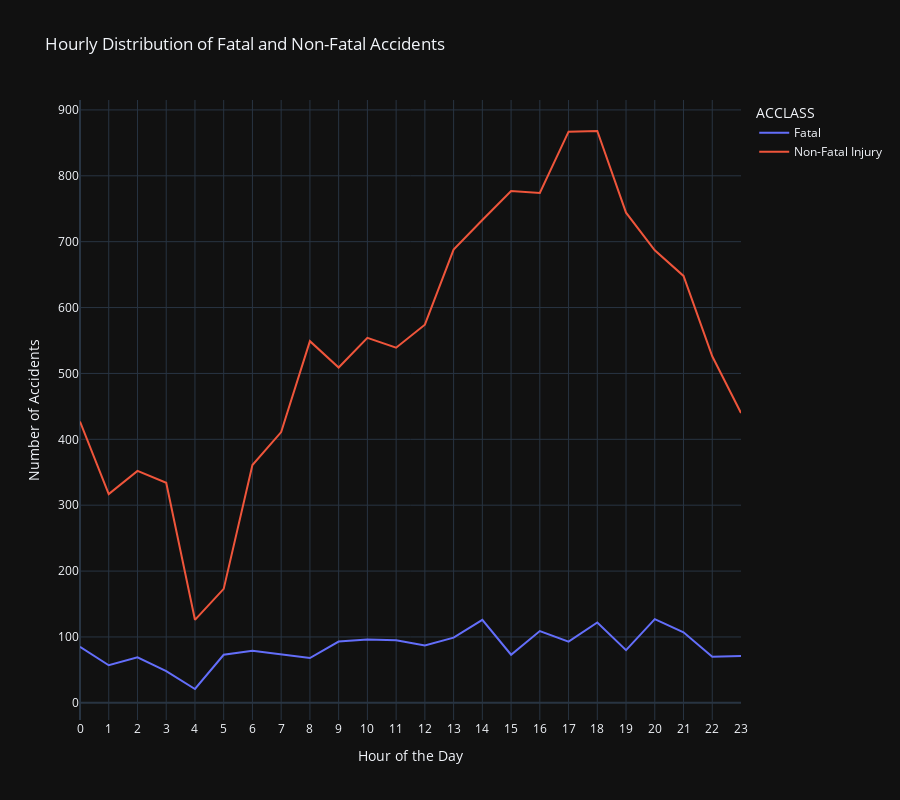

The notebook cell this image was saved under:
### Markdown cell above
**Accident distribution each hour of the day.**

### Code cell
# Group by 'HOUR' and 'ACCLASS' 
# count occurances

hourly_distribution = df.groupby(['HOUR', 'ACCLASS']).size().reset_index(name='counts')

# define line plot
fig = px.line(hourly_distribution, x='HOUR', y='counts', color='ACCLASS',
              labels={'counts':'Number of Accidents', 'HOUR':'Hour of the Day'},
              title='Hourly Distribution of Fatal and Non-Fatal Accidents', 
              template='plotly_dark')


fig.update_layout(xaxis=dict(tickmode='linear', dtick=1), height = 800)

fig.show()

### Figure 1 — Plotly figure (JSON) as saved in the notebook; plotly's stock layout.template omitted (floating-point values rounded to 4 significant figures)
{"data": [{"hovertemplate": "ACCLASS=Fatal<br>Hour of the Day=%{x}<br>Number of Accidents=%{y}<extra></extra>", "legendgroup": "Fatal", "line": {"color": "#636efa", "dash": "solid"}, "marker": {"symbol": "circle"}, "mode": "lines", "name": "Fatal", "orientation": "v", "showlegend": true, "type": "scatter", "x": [0, 1, 2, 3, 4, 5, 6, 7, 8, 9, 10, 11, 12, 13, 14, 15, 16, 17, 18, 19, 20, 21, 22, 23], "xaxis": "x", "y": [85, 57, 69, 48, 21, 73, 79, 74, 68, 93, 96, 95, 87, 99, 126, 73, 109, 93, 122, 80, 127, 107, 70, 71], "yaxis": "y"}, {"hovertemplate": "ACCLASS=Non-Fatal Injury<br>Hour of the Day=%{x}<br>Number of Accidents=%{y}<extra></extra>", "legendgroup": "Non-Fatal Injury", "line": {"color": "#EF553B", "dash": "solid"}, "marker": {"symbol": "circle"}, "mode": "lines", "name": "Non-Fatal Injury", "orientation": "v", "showlegend": true, "type": "scatter", "x": [0, 1, 2, 3, 4, 5, 6, 7, 8, 9, 10, 11, 12, 13, 14, 15, 16, 17, 18, 19, 20, 21, 22, 23], "xaxis": "x", "y": [427, 317, 352, 334, 126, 173, 361, 411, 549, 509, 554, 539, 574, 688, 733, 777, 774, 867, 868, 744, 687, 648, 526, 440], "yaxis": "y"}], "layout": {"height": 800, "legend": {"title": {"text": "ACCLASS"}, "tracegroupgap": 0}, "title": {"text": "Hourly Distribution of Fatal and Non-Fatal Accidents"}, "xaxis": {"anchor": "y", "domain": [0, 1], "dtick": 1, "tickmode": "linear", "title": {"text": "Hour of the Day"}}, "yaxis": {"anchor": "x", "domain": [0, 1], "title": {"text": "Number of Accidents"}}}}
